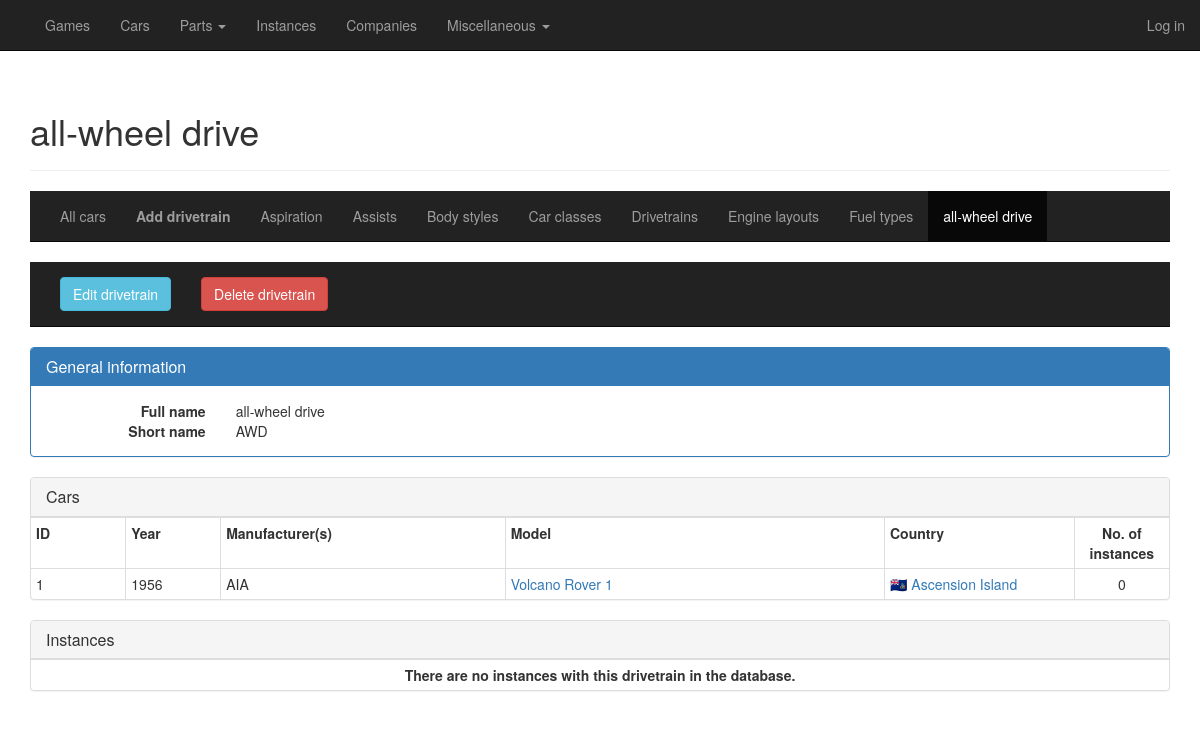
The app's page /cars/drivetrains/detail/3 with its own data.
### general/models/car.py (models this page shows, shortened)
class Drivetrain(database.Model):
    __tablename__ = "drivetrains"
    id = database.Column(database.Integer, primary_key=True)
    name_full = database.Column(database.Unicode, index=True, nullable=False)
    name_short = database.Column(database.Unicode, index=True, nullable=False)
    cars = database.relationship('Car', backref='drivetrain', lazy='dynamic')
    instances = database.relationship('Instance', backref='drivetrain', lazy='dynamic')

class Car(database.Model):
    __tablename__ = "cars"
    id = database.Column(database.Integer, primary_key=True)
    datetime_added = database.Column(database.DateTime, default=datetime.utcnow, index=True, nullable=False)
    datetime_edited = database.Column(database.DateTime, default=datetime.utcnow, index=True, nullable=False)
    is_deleted = database.Column(database.Boolean, default=False, index=True, nullable=False)
    year = database.Column(database.Integer, index=True, nullable=True)
    manufacturers = database.relationship('Company', secondary="car_manufacturer")
    manufacturers_display = database.Column(database.Unicode, index=True, nullable=False)
    model = database.Column(database.Unicode, index=True, nullable=False)
    name_display = database.Column(database.Unicode, index=True, nullable=False, unique=True)
    name_short = database.Column(database.Unicode, nullable=True)
    country_id = database.Column(database.Integer, database.ForeignKey("countries.id"), nullable=True)
    is_prototype = database.Column(database.Boolean, default=False, index=True, nullable=False)
    is_fictional = database.Column(database.Boolean, default=False, index=True, nullable=False)
    competitions = database.relationship('Competition', secondary="car_competition")
    car_class_id = database.Column(database.Integer, database.ForeignKey("car_classes.id"), index=True, nullable=True)
    body_style_id = database.Column(database.Integer, database.ForeignKey("body_styles.id"), index=True, nullable=False)
    engines = database.relationship('Engine', secondary="car_engine", lazy='dynamic')
    fuel_type_actual_id = database.Column(database.Integer, database.ForeignKey("fuel_types.id"), index=True,
                                          nullable=True)
    max_power_output_kw_actual = database.Column(database.Double, index=True, nullable=True)
    max_power_output_rpm_actual = database.Column(database.Integer, nullable=True)
    max_torque_nm_actual = database.Column(database.Double, index=True, nullable=True)
    max_torque_rpm_actual = database.Column(database.Integer, nullable=True)
    additional_forced_induction_id = database.Column(database.Integer, database.ForeignKey("forced_induction.id"),
                                                     nullable=True)
    transmission_id = database.Column(database.Integer, database.ForeignKey("transmissions.id"), nullable=True)
    transmission_type_actual_id = database.Column(database.Integer, database.ForeignKey("transmission_types.id"),
                                                  nullable=True)
    no_of_gears_actual = database.Column(database.Integer, index=True, nullable=True)
    engine_layout_id = database.Column(database.Integer, database.ForeignKey("engine_layouts.id"), index=True,
                                       nullable=False)
    drivetrain_id = database.Column(database.Integer, database.ForeignKey("drivetrains.id"), index=True, nullable=False)
    suspension_front_id = database.Column(database.Integer, database.ForeignKey("suspension.id"), index=True, nullable=True)
    suspension_rear_id = database.Column(database.Integer, database.ForeignKey("suspension.id"), index=True, nullable=True)
    curb_weight_kg = database.Column(database.Double, index=True, nullable=True)
    weight_distribution = database.Column(database.Double, index=True, nullable=True)
    tires_front = database.Column(database.Unicode, nullable=True)
    tires_rear = database.Column(database.Unicode, nullable=True)
    acceleration_0_to_100_kmh_sec = database.Column(database.Double, index=True, nullable=True)
    maximum_speed_kmh = database.Column(database.Double, index=True, nullable=True)
    power_to_weight_ratio = database.Column(database.Double, index=True, nullable=True)
    assists = database.relationship('Assist', secondary="car_assist")
    no_of_instances = database.Column(database.Integer, default=0, index=True, nullable=False)
    instances = database.relationship('Instance', backref='car', lazy='dynamic')
    texts = database.relationship('CarText', backref='car', lazy='dynamic')
    images = database.relationship('CarImage', backref='car', lazy='dynamic')
    def get_country(self):
        return self.country.name_display if self.country_id is not None else "n/a"

### general/models/misc.py (models this page shows, shortened)
class Country(database.Model):
    __tablename__ = "countries"
    id = database.Column(database.Integer, primary_key=True)
    name_full = database.Column(database.Unicode, nullable=False)
    name_display = database.Column(database.Unicode, index=True, nullable=False)
    name_short = database.Column(database.Unicode, nullable=False)
    no_of_companies_game = database.Column(database.Integer, default=0, nullable=True)
    no_of_companies_car = database.Column(database.Integer, default=0, nullable=True)
    no_of_games = database.Column(database.Integer, default=0, nullable=True)
    no_of_cars = database.Column(database.Integer, default=0, nullable=True)
    companies = database.relationship('Company', backref='country', lazy='dynamic')
    cars = database.relationship('Car', backref='country', lazy='dynamic')
    texts = database.relationship('CountryText', backref='country', lazy='dynamic')
    images = database.relationship('CountryImage', backref='country', lazy='dynamic')
    locations = database.relationship('Location', backref='country', lazy='dynamic')

### general/routes_cars.py (the view)
@cardb.route("/cars/drivetrains/detail/<id>", methods=['GET', 'POST'])
def detail_drivetrain(id):
    drivetrain = Drivetrain.query.get(id)
    return render_template("cars_detail_drivetrain.html",
                           title="{}".format(drivetrain.name_short),
                           heading="{}".format(drivetrain.name_full),
                           drivetrain=drivetrain,
                           viewing="drivetrains")

### general/templates/cars_detail_drivetrain.html (shortened to what this page needs)
{% extends "cars_base.html" %}
{% block cars_content %}
    {% block subsubmenu %}
        <nav class="navbar navbar-inverse navbar-static-top">
            <div class="container">
                <div class="collapse navbar-collapse">
                    <ul class="nav navbar-nav">
                        {% if drivetrain %}
                        <li><a href="{{ url_for('edit_drivetrain', id=drivetrain.id) }}"><button type="button" class="btn btn-info">Edit drivetrain</button></a></li>
                        <li><a href="#"><button type="button" class="btn btn-danger" data-toggle="modal" data-target="#deleteModal">Delete drivetrain</button></a></li>
                        {% endif %}
                    </ul>
                </div>
            </div>
        </nav>
    {% endblock %}
    <div>
        <div class="panel panel-primary">
          <div class="panel-heading">
            <h3 class="panel-title">General information</h3>
          </div>
          <div class="panel-body">
              <div class="row">
                  <div class="col-sm-2 text-right"><b>Full name</b></div>
                  <div class="col-sm-10">{{ drivetrain.name_full }}</div>
              </div>
              <div class="row">
                  <div class="col-sm-2 text-right"><b>Short name</b></div>
                  <div class="col-sm-10">{{ drivetrain.name_short }}</div>
              </div>
          </div>
        </div>
    </div>
    <div class="panel panel-default">
      <div class="panel-heading">
        <h3 class="panel-title">Cars</h3>
      </div>
      <div class="table-responsive">
          <table class="table table-bordered table-condensed">
              {% if drivetrain.cars.all() == [] %}
              <tr>
                  <td class="text-center"><strong>There are no cars with this drivetrain in the database.</strong></td>
              </tr>
              {% else %}
                {% include "_cars_top.html" %}
                {% for car in drivetrain.cars %}
                    {% with car=car %}
                        {% include "_cars_row.html" %}
                    {% endwith %}
                {% endfor %}
              {% endif %}
          </table>
      </div>
    </div>
    <div class="panel panel-default">
      <div class="panel-heading">
        <h3 class="panel-title">Instances</h3>
      </div>
      <div class="table-responsive">
          <table class="table table-bordered table-condensed">
              {% if drivetrain.instances.all() == [] %}
              <tr>
                  <td class="text-center"><strong>There are no instances with this drivetrain in the database.</strong></td>
              </tr>
              {% endif %}
          </table>
      </div>
    </div>
{% endblock %}

### general/templates/cars_base.html (shortened to what this page needs)
{% extends "base.html" %}
{% block cardb_content %}
    <div class="page-header">
        <h1>{{ heading }}</h1>
    </div>
    {% block submenu %}
        <nav class="navbar navbar-inverse navbar-static-top">
            <div class="container">
                <div class="collapse navbar-collapse">
                    <ul class="nav navbar-nav">
                        <li><a class="hover-underline-animation" href="{{ url_for('overview_cars') }}">All cars</a></li>
                        {% if viewing == "drivetrains" %}
                        <li><a class="hover-underline-animation" href="{{ url_for('add_drivetrain') }}"><strong>Add drivetrain</strong></a></li>
                        {% endif %}
                        <li><a class="hover-underline-animation" href="{{ url_for('overview_aspiration') }}">Aspiration</a></li>
                        <li><a class="hover-underline-animation" href="{{ url_for('overview_assists') }}">Assists</a></li>
                        <li><a class="hover-underline-animation" href="{{ url_for('overview_body_styles') }}">Body styles</a></li>
                        <li><a class="hover-underline-animation" href="{{ url_for('overview_car_classes') }}">Car classes</a></li>
                        <li><a class="hover-underline-animation" href="{{ url_for('overview_drivetrains') }}">Drivetrains</a></li>
                        <li><a class="hover-underline-animation" href="{{ url_for('overview_engine_layouts') }}">Engine layouts</a></li>
                        <li><a class="hover-underline-animation" href="{{ url_for('overview_fuels') }}">Fuel types</a></li>
                        {% if drivetrain %}
                        <li class="active"><a href="#">{{ drivetrain.name_full }}</a></li>
                        {% endif %}
                    </ul>
                </div>
            </div>
        </nav>
    {% endblock %}
    {% block cars_content %}
    {% endblock %}
{% endblock %}

### general/templates/_cars_row.html
<tr>
    <td class="col-sm-1">{{ car.id }}</td>
    <td class="col-sm-1">{{ car.year }}</td>
    <td class="col-sm-3">{{ car.manufacturers_display }}</td>
    <td class="col-sm-4"><a href="{{ url_for('detail_car', id=car.id) }}">{{ car.model }}</a></td>
    <td class="col-sm-2">{% if car.get_country() != "n/a" %}<a href="{{ url_for('detail_country', id=car.country.id) }}">{{ car.get_country() }}</a>{% else %}{{ car.get_country() }}{% endif %}</td>
    <td class="col-sm-1 text-center">{{ car.no_of_instances }}</td>
</tr>

### general/static/css/car-database.css (style rules this page uses)
.hover-underline-animation { display: inline-block; position: relative; color: white; }
.hover-underline-animation::after { content: ''; position: absolute; width: 100%; transform: scaleX(0); height: 2px; bottom: 0; left: 0; background-color: white; transform-origin: bottom right; transition: transform 0.25s ease-out; }

### records on screen
Drivetrain: name_full "all-wheel drive", name_short "AWD"
Car: id "1", year "1956", manufacturers_display "AIA", model "Volcano Rover 1", get_country "🇦🇨 Ascension Island", no_of_instances "0"
